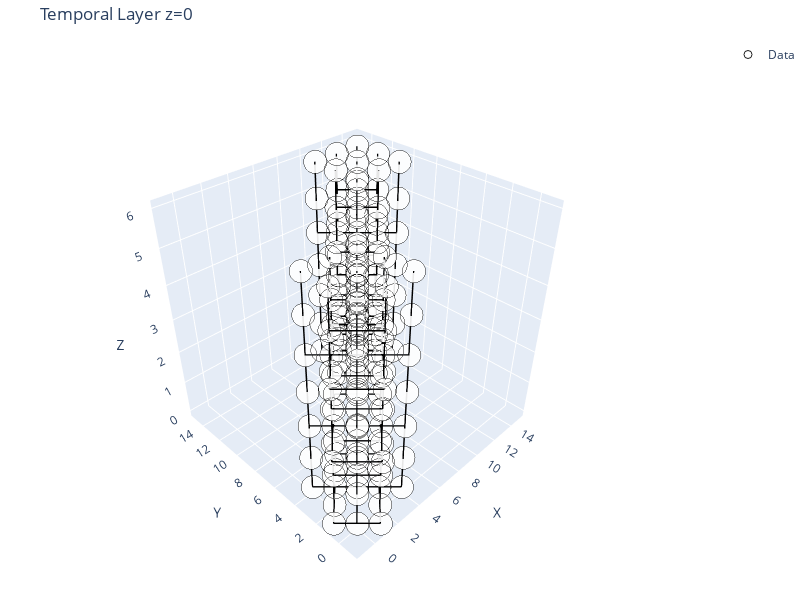

Notebook code for this chart:
### Code cell
# Plotly interactive visualization (colors/hover like visualize_initialize2)
from lspattern.visualizers.plotly_temporallayer import visualize_temporal_layer_plotly

fig = visualize_temporal_layer_plotly(
    layers[0], node_roles=None, show_edges=True
)
fig.show()

### Figure 1 — Plotly figure (JSON) as saved in the notebook; plotly's stock layout.template omitted (floating-point values rounded to 4 significant figures; data arrays with more than 128 entries replaced by an {"elided": "..."} marker saying what was removed)
{"data": [{"hovertemplate": "<b>%{text}</b><br>x: %{x}<br>y: %{y}<br>z: %{z}<extra></extra>", "marker": {"color": "white", "line": {"color": "black", "width": 1}, "opacity": 0.9, "size": 8}, "mode": "markers", "name": "Data", "text": {"elided": "174 str values"}, "type": "scatter3d", "x": {"elided": "174 int values"}, "y": {"elided": "174 int values"}, "z": {"elided": "174 int values"}}, {"hoverinfo": "none", "line": {"color": "black", "width": 3}, "mode": "lines", "name": "Edges", "showlegend": false, "type": "scatter3d", "x": {"elided": "756 int values"}, "y": {"elided": "756 int values"}, "z": {"elided": "756 int values"}}], "layout": {"height": 600, "margin": {"b": 0, "l": 0, "r": 0, "t": 40}, "scene": {"aspectmode": "cube", "camera": {"eye": {"x": 1.5, "y": 1.5, "z": 1.5}}, "xaxis": {"autorange": "reversed", "title": {"text": "X"}}, "yaxis": {"autorange": "reversed", "title": {"text": "Y"}}, "zaxis": {"title": {"text": "Z"}}}, "title": {"text": "Temporal Layer z=0"}, "width": 800}}
